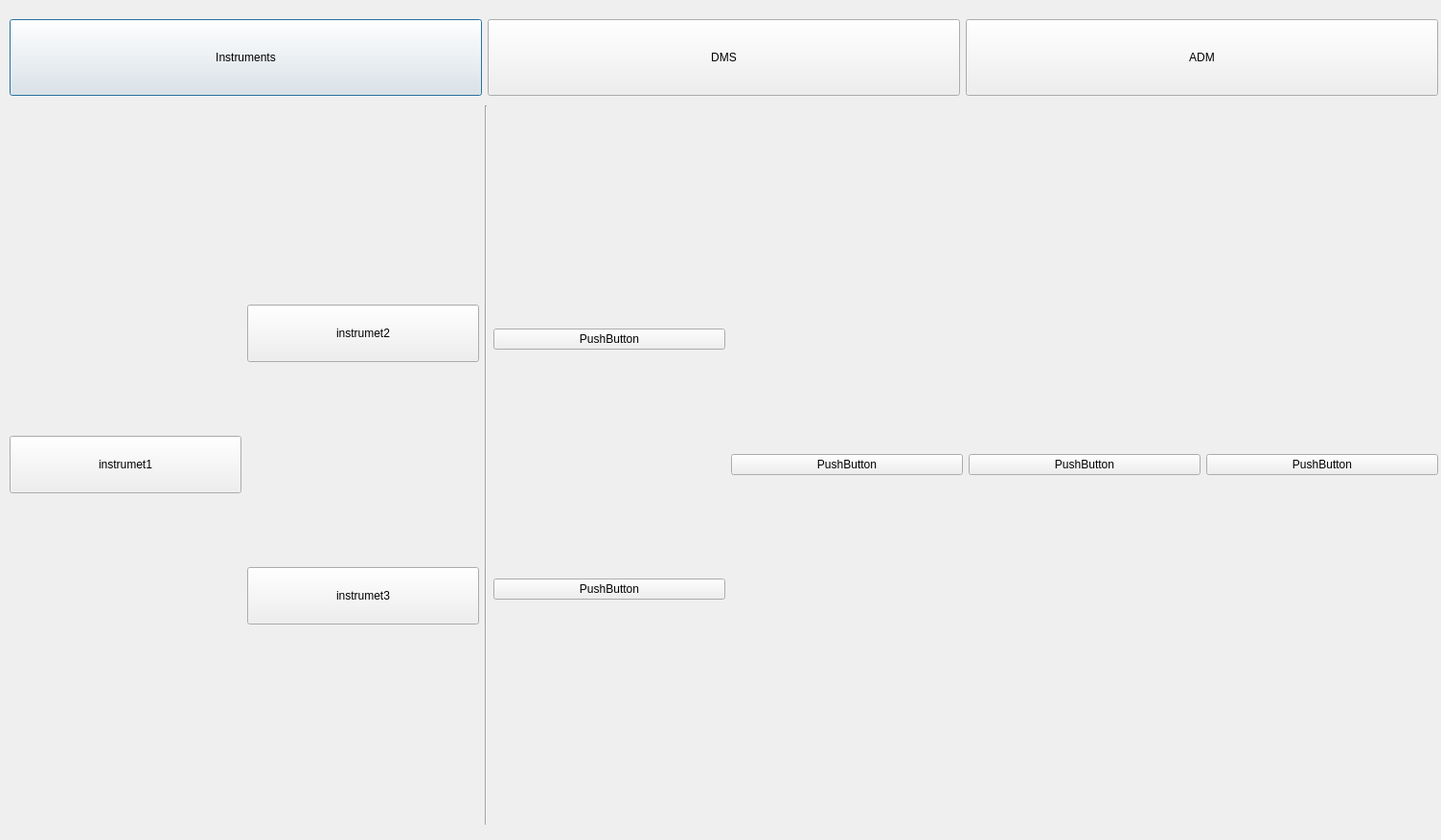
<?xml version="1.0" encoding="UTF-8"?>
<ui version="4.0">
 <class>Dialog</class>
 <widget class="QDialog" name="Dialog">
  <property name="geometry">
   <rect>
    <x>0</x>
    <y>0</y>
    <width>1504</width>
    <height>877</height>
   </rect>
  </property>
  <property name="windowTitle">
   <string>通讯端口诊断</string>
  </property>
  <widget class="QWidget" name="horizontalLayoutWidget_2">
   <property name="geometry">
    <rect>
     <x>10</x>
     <y>20</y>
     <width>1491</width>
     <height>80</height>
    </rect>
   </property>
   <layout class="QHBoxLayout" name="horizontalLayout_2">
    <item>
     <widget class="QPushButton" name="pushButton_3">
      <property name="sizePolicy">
       <sizepolicy hsizetype="Minimum" vsizetype="Minimum">
        <horstretch>0</horstretch>
        <verstretch>0</verstretch>
       </sizepolicy>
      </property>
      <property name="text">
       <string>Instruments</string>
      </property>
     </widget>
    </item>
    <item>
     <widget class="QPushButton" name="pushButton_2">
      <property name="sizePolicy">
       <sizepolicy hsizetype="Minimum" vsizetype="Minimum">
        <horstretch>0</horstretch>
        <verstretch>0</verstretch>
       </sizepolicy>
      </property>
      <property name="text">
       <string>DMS</string>
      </property>
     </widget>
    </item>
    <item>
     <widget class="QPushButton" name="pushButton">
      <property name="sizePolicy">
       <sizepolicy hsizetype="Minimum" vsizetype="Minimum">
        <horstretch>0</horstretch>
        <verstretch>0</verstretch>
       </sizepolicy>
      </property>
      <property name="text">
       <string>ADM</string>
      </property>
     </widget>
    </item>
   </layout>
  </widget>
  <widget class="QWidget" name="horizontalLayoutWidget">
   <property name="geometry">
    <rect>
     <x>10</x>
     <y>110</y>
     <width>1491</width>
     <height>751</height>
    </rect>
   </property>
   <layout class="QHBoxLayout" name="horizontalLayout">
    <item>
     <layout class="QVBoxLayout" name="vl_instruments_left">
      <item>
       <widget class="QPushButton" name="pb_instrument1">
        <property name="minimumSize">
         <size>
          <width>0</width>
          <height>60</height>
         </size>
        </property>
        <property name="text">
         <string>instrumet1</string>
        </property>
       </widget>
      </item>
     </layout>
    </item>
    <item>
     <layout class="QVBoxLayout" name="vl_instruments_right">
      <item>
       <widget class="QPushButton" name="pb_instrument2">
        <property name="minimumSize">
         <size>
          <width>0</width>
          <height>60</height>
         </size>
        </property>
        <property name="text">
         <string>instrumet2</string>
        </property>
       </widget>
      </item>
      <item>
       <widget class="QPushButton" name="pb_instrument3">
        <property name="minimumSize">
         <size>
          <width>0</width>
          <height>60</height>
         </size>
        </property>
        <property name="text">
         <string>instrumet3</string>
        </property>
       </widget>
      </item>
     </layout>
    </item>
    <item>
     <widget class="Line" name="line">
      <property name="orientation">
       <enum>Qt::Vertical</enum>
      </property>
     </widget>
    </item>
    <item>
     <layout class="QVBoxLayout" name="verticalLayout_5">
      <item>
       <widget class="QPushButton" name="pushButton_10">
        <property name="text">
         <string>PushButton</string>
        </property>
       </widget>
      </item>
      <item>
       <widget class="QPushButton" name="pushButton_9">
        <property name="text">
         <string>PushButton</string>
        </property>
       </widget>
      </item>
     </layout>
    </item>
    <item>
     <layout class="QVBoxLayout" name="verticalLayout_6">
      <item>
       <widget class="QPushButton" name="pushButton_5">
        <property name="text">
         <string>PushButton</string>
        </property>
       </widget>
      </item>
     </layout>
    </item>
    <item>
     <layout class="QVBoxLayout" name="verticalLayout_7">
      <item>
       <widget class="QPushButton" name="pushButton_6">
        <property name="text">
         <string>PushButton</string>
        </property>
       </widget>
      </item>
     </layout>
    </item>
    <item>
     <layout class="QVBoxLayout" name="verticalLayout_8">
      <item>
       <widget class="QPushButton" name="pushButton_11">
        <property name="text">
         <string>PushButton</string>
        </property>
       </widget>
      </item>
     </layout>
    </item>
   </layout>
  </widget>
 </widget>
 <resources/>
 <connections/>
</ui>
